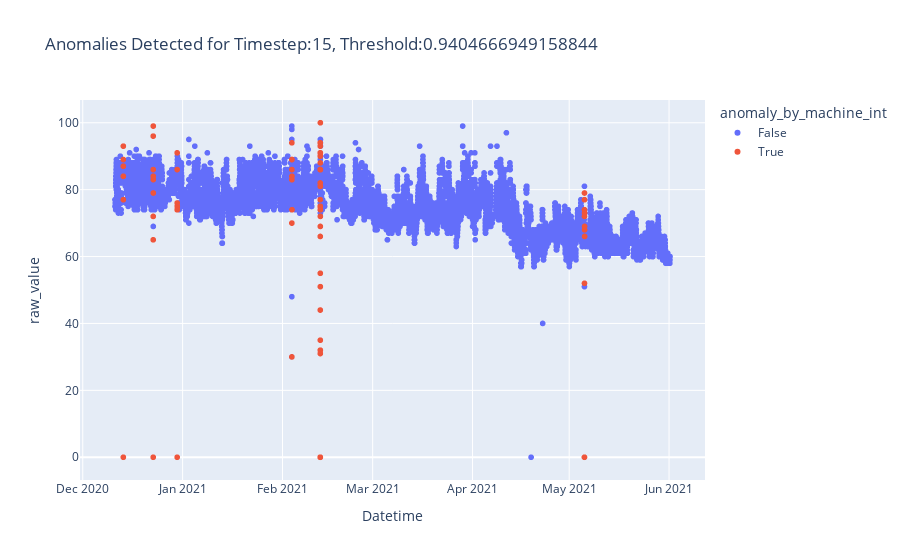

Notebook code for this chart:
### Code cell
for ts in data_dict.keys():

    test_score_df = data_dict[ts]["test_score_df"]
    threshold = data_dict[ts]["train_score_df"]["loss"].sort_values().reset_index().drop('index',axis=1).iloc[round(len(data_dict[ts]["train_score_df"]["loss"])*0.995)][0]
    threshold_multiplier = 1.75

    test_score_df['threshold'] = threshold * threshold_multiplier
    test_score_df['anomaly_by_machine'] = test_score_df['loss'] > test_score_df['threshold']
    test_score_df["raw_value"] = test["raw_value"][ts-on:]
    test_score_df["anomaly_by_machine_int"] = test_score_df['anomaly_by_machine'].apply(lambda x: str(x))

    test_score_df["year_month"] = test_score_df["Datetime"].apply(lambda x: "-".join(x.split("-")[0:2]))


    fig = px.scatter(test_score_df, x="Datetime", y="raw_value", color="anomaly_by_machine_int", 
                        title="Anomalies Detected for Timestep:{}, Threshold:{}".format(ts, threshold))

    human_anomalies = test[test["anomaly_by_human"] == "True"]

    fig.add_trace(go.Scatter(x=human_anomalies["Datetime"], y=human_anomalies["raw_value"], mode="markers",
                marker=dict(size=10, color="Black"),
                name="anomaly_by_human=True"))

    fig.show()

### Figure 1 — Plotly figure (JSON) as saved in the notebook; plotly's stock layout.template omitted (floating-point values rounded to 4 significant figures; data arrays with more than 128 entries replaced by an {"elided": "..."} marker saying what was removed)
{"data": [{"hovertemplate": "anomaly_by_machine_int=False<br>Datetime=%{x}<br>raw_value=%{y}<extra></extra>", "legendgroup": "False", "marker": {"color": "#636efa", "symbol": "circle"}, "mode": "markers", "name": "False", "showlegend": true, "type": "scattergl", "x": {"elided": "16839 str values"}, "xaxis": "x", "y": {"elided": "16839 int values"}, "yaxis": "y"}, {"hovertemplate": "anomaly_by_machine_int=True<br>Datetime=%{x}<br>raw_value=%{y}<extra></extra>", "legendgroup": "True", "marker": {"color": "#EF553B", "symbol": "circle"}, "mode": "markers", "name": "True", "showlegend": true, "type": "scattergl", "x": ["2020-12-13 14:19", "2020-12-13 14:20", "2020-12-13 14:21", "2020-12-13 14:22", "2020-12-13 14:23", "2020-12-13 14:30", "2020-12-22 21:01", "2020-12-22 21:02", "2020-12-22 21:03", "2020-12-22 21:04", "2020-12-22 21:05", "2020-12-22 21:28", "2020-12-22 21:29", "2020-12-22 21:30", "2020-12-22 21:45", "2020-12-30 7:18", "2020-12-30 7:19", "2020-12-30 7:20", "2020-12-30 7:21", "2020-12-30 7:30", "2020-12-30 7:45", "2020-12-30 8:00", "2020-12-30 8:15", "2020-12-30 8:30", "2021-02-03 21:55", "2021-02-03 21:56", "2021-02-03 21:57", "2021-02-03 21:58", "2021-02-03 21:59", "2021-02-03 22:00", "2021-02-03 22:14", "2021-02-03 22:15", "2021-02-03 22:20", "2021-02-03 22:58", "2021-02-12 16:53", "2021-02-12 16:54", "2021-02-12 16:55", "2021-02-12 17:00", "2021-02-12 17:10", "2021-02-12 17:12", "2021-02-12 17:13", "2021-02-12 17:14", "2021-02-12 17:15", "2021-02-12 17:18", "2021-02-12 17:19", "2021-02-12 17:37", "2021-02-12 17:38", "2021-02-12 17:39", "2021-02-12 17:40", "2021-02-12 17:41", "2021-02-12 17:43", "2021-02-12 17:45", "2021-02-12 17:51", "2021-02-12 17:52", "2021-02-12 17:53", "2021-02-12 17:54", "2021-02-12 17:55", "2021-02-12 18:00", "2021-02-12 18:02", "2021-02-12 18:03", "2021-02-12 18:04", "2021-02-12 18:10", "2021-02-12 18:11", "2021-02-12 18:12", "2021-02-12 18:13", "2021-02-12 18:15", "2021-02-12 18:16", "2021-02-12 18:17", "2021-02-12 18:18", "2021-02-12 18:19", "2021-02-12 18:20", "2021-05-05 17:39", "2021-05-05 17:54", "2021-05-05 17:55", "2021-05-05 17:56", "2021-05-05 17:57", "2021-05-05 18:00", "2021-05-05 18:05", "2021-05-05 18:15", "2021-05-05 18:26", "2021-05-05 18:30", "2021-05-05 18:45"], "xaxis": "x", "y": [0, 89, 77, 93, 84, 87, 0, 65, 72, 86, 96, 99, 84, 83, 79, 0, 86, 91, 76, 74, 74, 75, 74, 75, 30, 70, 86, 94, 83, 83, 89, 89, 84, 74, 0, 94, 86, 82, 75, 86, 91, 77, 86, 75, 90, 0, 66, 93, 81, 44, 35, 31, 0, 94, 88, 55, 32, 32, 51, 69, 75, 86, 100, 74, 86, 90, 74, 86, 81, 72, 91, 0, 0, 52, 72, 77, 79, 74, 73, 68, 69, 66], "yaxis": "y"}, {"marker": {"color": "Black", "size": 10}, "mode": "markers", "name": "anomaly_by_human=True", "type": "scatter", "x": [], "y": []}], "layout": {"legend": {"title": {"text": "anomaly_by_machine_int"}, "tracegroupgap": 0}, "title": {"text": "Anomalies Detected for Timestep:15, Threshold:0.9404666949158844"}, "xaxis": {"anchor": "y", "domain": [0, 1], "title": {"text": "Datetime"}}, "yaxis": {"anchor": "x", "domain": [0, 1], "title": {"text": "raw_value"}}}}
